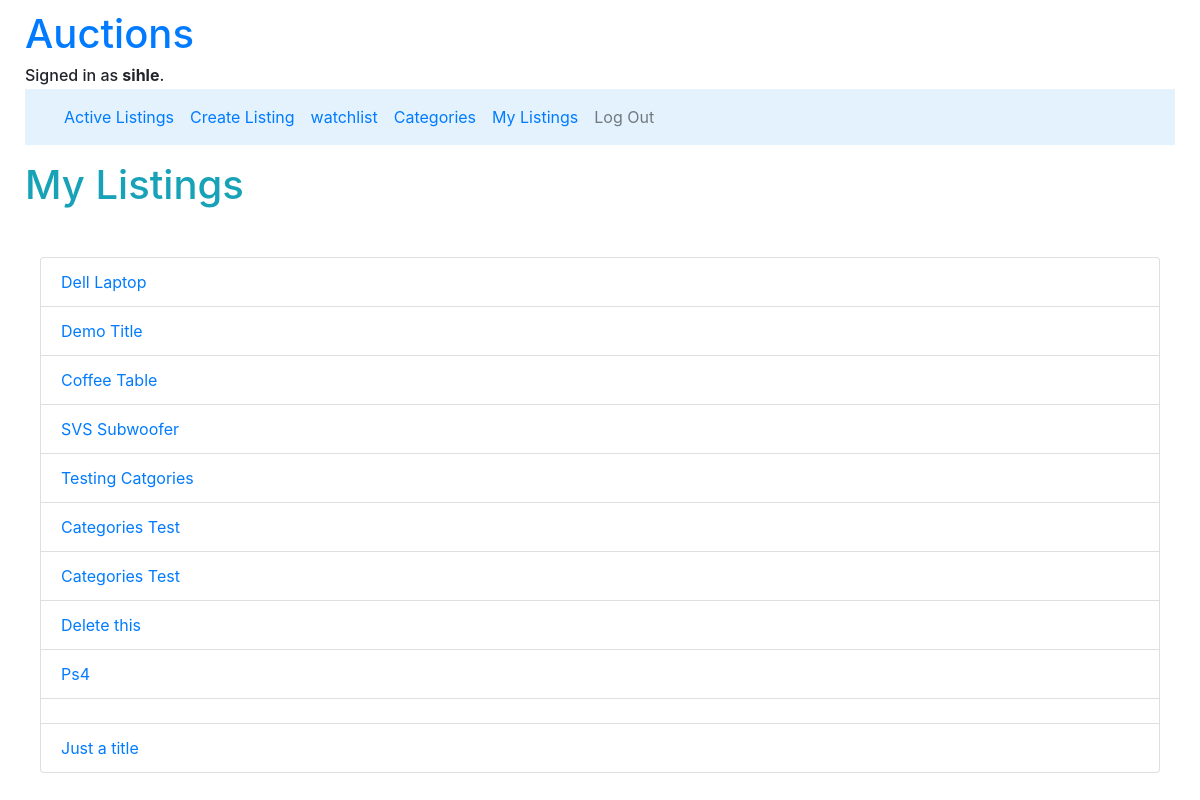
Screenshot of /mylistings (signed in) with the database file from the repository.
### auctions/models.py (models this page shows, shortened)
class User(AbstractUser):
    mobile = models.BigIntegerField(null = True)
    listings = models.ManyToManyField("Listing", blank=True, related_name="user_listings")
    bids = models.ManyToManyField("Bid", blank=True, related_name="user_bids")

class Listing(models.Model):
    title = models.CharField(max_length= 30)
    description = models.CharField(max_length= 200)
    creator = models.ForeignKey(User, on_delete=models.CASCADE, related_name="user", null=True)
    bid = models.ManyToManyField("Bid", related_name="current_bid", null=True)
    bidders = models.ManyToManyField(User, blank=True, related_name="buyers")
    pub_date = models.DateField(default=date.today)
    mod_date = models.DateField(default=date.today)
    comments = models.ManyToManyField("Comment", related_name="listing_comments", null=True, blank=True)
    category = models.ManyToManyField("Category", related_name="listing_category", null=True)
    active = models.BooleanField(default=True)
    winner = models.ForeignKey(User, on_delete=models.CASCADE, related_name="sold", null=True)
    listing_image = models.ImageField(null=True, blank=True, upload_to="Images/listings_pics")

### auctions/views.py (the view)
# urls.py: path("mylistings", views.my_listings, name="mylistings")
@login_required
def my_listings(request):
    if not request.user.is_authenticated:
        return render(request, "auctions/error.html", {"message": "You are not logged in, please log in first to view the page."})
    current_user = request.user
    print(f"current user: {current_user.id}")
    return render(request, "auctions/mylistings.html", {"user_listings": Listing.objects.filter(creator_id=current_user)})
    pass

### auctions/templates/auctions/mylistings.html
{% extends "auctions/layout.html" %}
{% block body %}
    <h1 class="display mb-5 mt-3 text-info">My Listings</h1>
    <div class="container-fluid">
        <div>
            <ul class="list-group">
                {% for listing in user_listings %}
                    <li class="list-group-item"><a href="listings/{{listing.id}}">{{listing.title}}</a></li>
                {% empty %}
                <li class="list-group-item"> You have not created any listings</li>
                {% endfor %}
            </ul>
        </div>
    </div>
{% endblock %}

### auctions/templates/auctions/layout.html (shortened to what this page needs)
{% load static %}
<!DOCTYPE html>
<html lang="en">
    <head>
        <link rel="stylesheet" href="https://stackpath.bootstrapcdn.com/bootstrap/4.4.1/css/bootstrap.min.css">
        <link href="{% static 'auctions/styles.css' %}" rel="stylesheet">
    </head>
    <div class="container-fluid">
        <body>
            <a href="{% url 'index' %}"><h1>Auctions</h1></a>
            <div>
                {% if user.is_authenticated %}
                    <h6 class="mb-1">Signed in as <strong>{{ user.username }}</strong>.</h5>
                {% else %}
                    Not signed in.
                {% endif %}
            </div>
            <nav class="navbar navbar-expand-lg navbar-light" style="background-color: #e3f2fd;">
                <div class="container-fluid">
                  <div class="collapse navbar-collapse" id="navbarNav">
                    <ul class="navbar-nav">
                        <li class="nav-item">
                            <a class="nav-link text-primary" href="{% url 'index' %}">Active Listings</a>
                        </li>
                        {% if user.is_authenticated %}
                            <li class="nav-item">
                                <a class="nav-link text-primary" href="{% url 'create' %}">Create Listing</a>
                            </li>
                            <li class="nav-item">
                                <a class="nav-link text-primary" href="{% url 'watchlist' %}">watchlist</a>
                            </li>
                            <li class="nav-item">
                                <a class="nav-link text-primary" href="{% url 'category' %}">Categories</a>
                            </li>
                            <li class="nav-item">
                                <a class="nav-link text-primary" href="{% url 'mylistings' %}">My Listings</a>
                            </li>
                            <li class="nav-item">
                                <a class="nav-link" href="{% url 'logout' %}">Log Out</a>
                            </li>
                        {% endif %}
                    </ul>
                    <br>
                  </div>
                </div>
              </nav>
            {% block body %}
            {% endblock %}
        </body>
    </div>
</html>

### auctions/static/auctions/styles.css (style rules this page uses)
body { padding: 10px; }

### rows the page displays
User: username "sihle"
Listing: title "Dell Laptop"
Listing: title "Demo Title"
Listing: title "Coffee Table"
Listing: title "SVS Subwoofer"
Listing: title "Testing Catgories"
Listing: title "Categories Test"
Listing: title "Categories Test"
Listing: title "Delete this"
Listing: title "Ps4"
Listing: title "Just a title"
